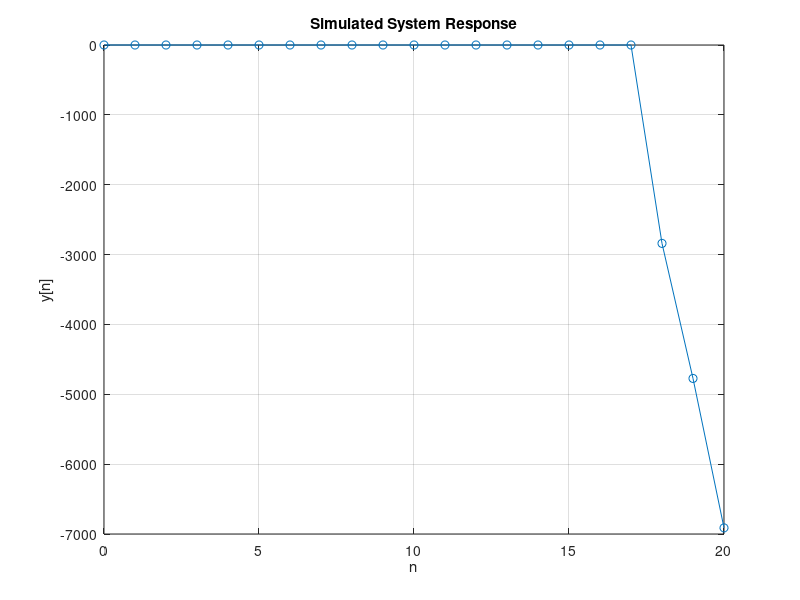

Here is the MATLAB script that generated this plot:
% Define the data points
n = [0 1 2 3 4 5 6 7 8 9 10 11 12 13 14 15 16 17 18 19 20];
y = [0 0 0 0 0 0 0 0 0 0 0 0 0 0 0 0 0 0 -2840 -4773 -6912];

% Plot the graph
plot(n, y, 'o-');

% Set labels and title
xlabel('n');
ylabel('y[n]');
title('Simulated System Response');

% Set grid
grid on;